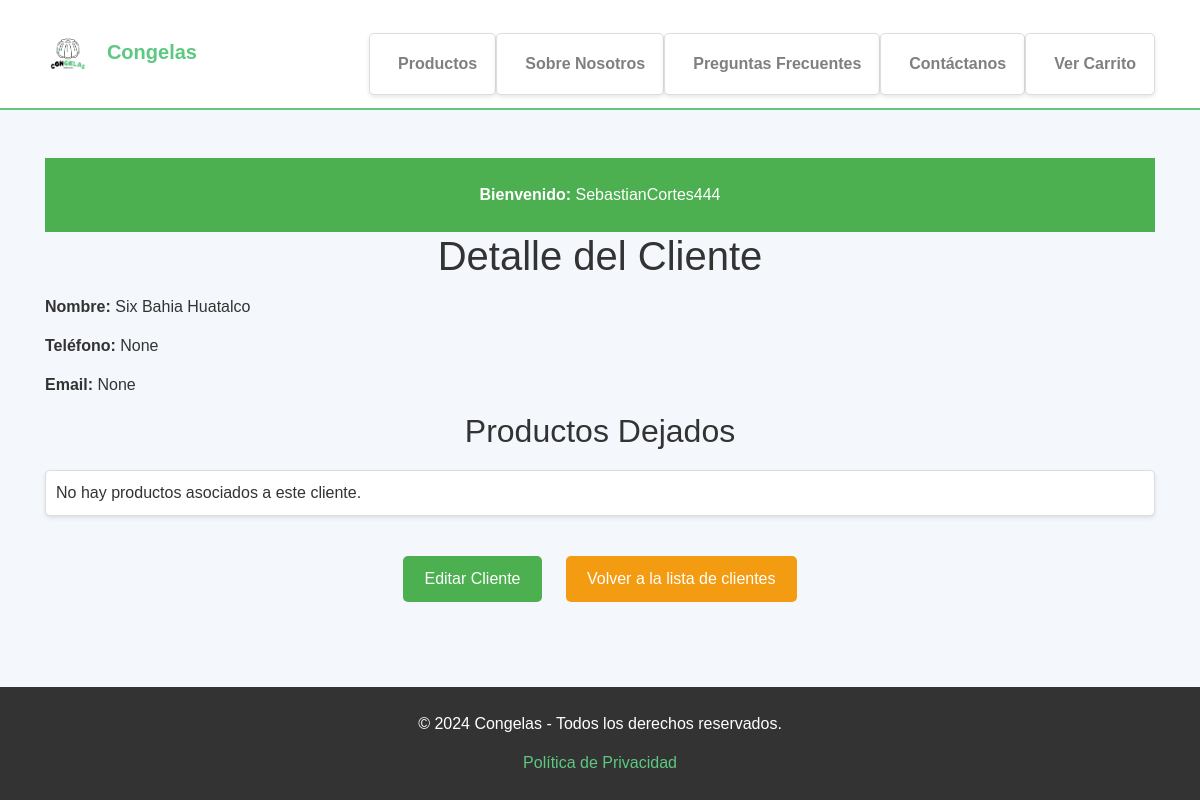
Screenshot of /clientes/1/ (signed in) with the database file from the repository.
### clientes/models.py (models this page shows, shortened)
class Cliente(models.Model):
    TIPOS_CLIENTE = [
        ('consignacion', 'Consignación'),
        ('venta_paga', 'Venta por Paga'),
    ]
    nombre = models.CharField(max_length=100)
    email = models.EmailField(unique=True, blank=True, null=True)
    telefono = models.CharField(max_length=15, blank=True, null=True)
    direccion = models.TextField(blank=True, null=True)
    fecha_registro = models.DateTimeField(auto_now_add=True)
    tipo_cliente = models.CharField(
        max_length=20,
        choices=TIPOS_CLIENTE,
        default='venta_paga',  # Puedes cambiar el valor por defecto a 'consignacion' si prefieres
    )

### clientes/views.py (the view)
# urls.py: path('clientes/<int:pk>/', ClienteDetailView.as_view(), name='cliente_detail'),
class ClienteDetailView(LoginRequiredMixin, DetailView):
    model = Cliente
    template_name = 'clientes/cliente_detail.html'
    login_url = 'login'
    def get_context_data(self, **kwargs):
        context = super().get_context_data(**kwargs)
        cliente = self.get_object()
        pedidos = Pedido.objects.filter(cliente=cliente)
        context['pedidos'] = pedidos  # Agregar los pedidos al contexto
        return context

### TEMPLATES/clientes/cliente_detail.html (shortened to what this page needs)
{% extends 'base.html' %}
{% block content %}
<!DOCTYPE html>
<html lang="en">
<head>
</head>
<body>
    <header>
        <p><strong>Bienvenido:</strong> {{ user.username }}</p>
    </header>
    <h1>Detalle del Cliente</h1>
    <div class="cliente-info">
        <p><strong>Nombre:</strong> {{ cliente.nombre }}</p>
        <p><strong>Teléfono:</strong> {{ cliente.telefono }}</p>
        <p><strong>Email:</strong> {{ cliente.email }}</p>
    </div>
    <h2>Productos Dejados</h2>
    <ul>
        {% for pedido in pedidos %}
            <li>
                {{ pedido.producto.nombre }} -
                Cantidad: {{ pedido.cantidad }} -
                Precio Unitario: ${{ pedido.precio_unitario }} -
                Total: ${{ pedido.total }}
                <a href="{% url 'pedido_update' pedido.pk %}" class="btn">Editar</a>
            </li>
        {% empty %}
            <li>No hay productos asociados a este cliente.</li>
        {% endfor %}
    </ul>
    <div class="actions">
        <a href="{% url 'cliente_update' cliente.id %}" class="btn">Editar Cliente</a>
        <a href="{% url 'cliente_list' %}" class="btn btn-back">Volver a la lista de clientes</a>
    </div>
</body>
</html>
{% endblock content %}

### TEMPLATES/base.html (style rules this page uses)
html, body { height: 100%; margin: 0; display: flex; flex-direction: column; }
body { background-color: #ffffff; color: #333; font-family: 'Times New Roman', Times, serif; }

### TEMPLATES/clientes/cliente_detail.html (style rules this page uses)
body { font-family: Arial, sans-serif; background-color: #f4f7fc; color: #333; margin: 0; padding: 0; }
header { background-color: #4CAF50; color: white; padding: 10px 20px; text-align: center; }
h1, h2 { text-align: center; color: #333; }
p { font-size: 16px; margin: 15px 0; }
.btn { background-color: #4CAF50; color: white; padding: 10px 20px; border-radius: 5px; text-decoration: none; transition: background-color 0.3s; }
.btn-back { background-color: #f39c12; color: white; }
ul { list-style-type: none; padding: 0; margin-top: 20px; }
li { background-color: #fff; border: 1px solid #ddd; padding: 10px; margin: 5px 0; border-radius: 5px; box-shadow: 0 2px 4px rgba(0, 0, 0, 0.1); }
.actions { text-align: center; margin-top: 30px; }
.actions a { margin: 10px; }

### rows the page displays
Cliente: nombre "Six Bahia Huatalco", telefono "None", email "None"

### other values shown
{{ user.username }} "SebastianCortes444"
